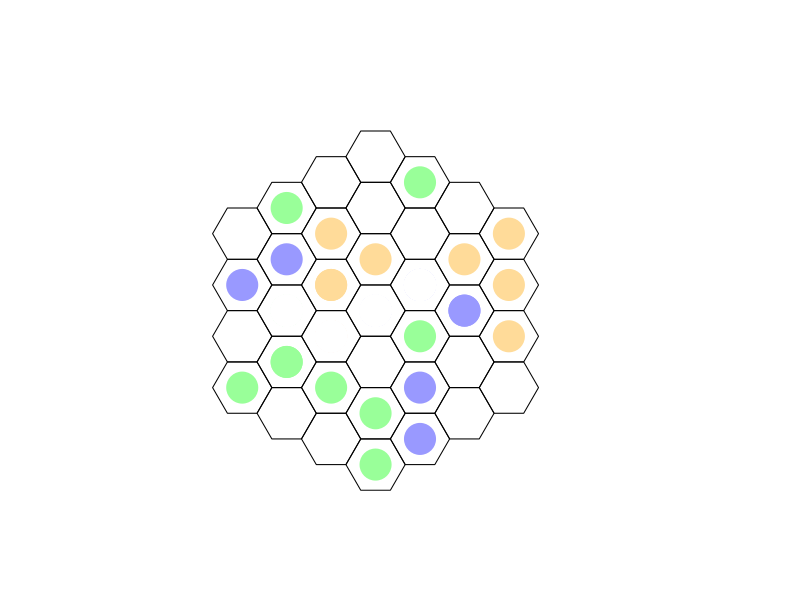

This figure's R source: (Note: this script raises an error after producing the figure.)
###################################
## TRI HEX GAME (tentative title)
####

# HEXFLEX
# TRIGON

## CONTENTS
'
 12 orange stones
 12 green stones
 12 blue stones
 37 space hex game board (tentative size)
 opaque drawstring bag
'

## OBJECTIVE
'
 Create groups of three stones of the same color in the orientation 
 unique to that color. Each group of three is worth one point.
'
# any group of 3+ continuous green stones
# any group of 4+ continuous orange stones
# any group of 5+ continuous blue stones

## GAMEPLAY
'
 All stones are placed in the drawstring bag.
 Each player takes turns randomly drawing a stone from the bag and placing it 
 on the hex board.
'

## BASIC MOTION
'
 orange stones push blue stones one space in a linear path.
 blue stones push green stones one space in a linear path.
 green stones push orange stones one space in a linear path.
'

## COMBOS
# If a orange stone pushes a blue stone into a space adjacent to a green stone,
#   the green stone is also pushed one space by the blue stone. If the pushed
#   green stone is adjacent to a orange stone, the orange stone is subsequently
#   pushed one space by the green stone. As so on and so forth. The reaction 
#   will continue until no other stones can be pushed.
#     X X X X X         X X G X X       X X X X X 
#     X B X G X         X B X X X       O X B X G 
#     X X X X X   -->   X X B X X   OR  X X X X X 
#     X X B X X         X X X X X       X X B X X 
#     X X X X X         X X O X X       X X X X X 

## RESTRICTIONS
'
 N/A for now
'

## EDGE EFFECTS
'
 N/A for now
'

## GAME PLAY METRICS
'
 05/30/22: initial observations
    - orange configuration is more likely to occur by random placement, no pushing or replacement
 06/03/2022: change game mechanics
    - no illegal positions
    - no pushing off board
    - no Newton cradle pushing effect
    - objective change to groups of 3+, 4+, and 5+ for green, orange, blue, respectively in any orientation
'
#############################################################################
## GAME BUILDING
##

require(pracma)
require(sp)
require(zoo)


## CREATE BOARD
#
#     O O O O
#    O O O O O
#   O O O O O O
#  O O O O O O O
#   O O O O O O
#    O O O O O
#     O O O O
#
'
 37 spaces, hexagons in the shape of a hexagon
 
'

createBoard <- function(size=13,x0=4,y0=11){
  
  Hexagon <- function(x, y, unitcell = 1){
    ratio <- sqrt(3)/2
    polygon(x = c(x, x+unitcell/2, x+unitcell+(unitcell/2), 
                  x+unitcell*2, x+unitcell+(unitcell/2), x+unitcell/2),
            y = c(y, y+ratio, y+ratio, y, y-ratio, y-ratio))
  }
  
  nrow <- ncol <- size
  ratio <- sqrt(3)/2
  
  # x0 <- 4
  # y0 <- 11
  
  xint <- ratio*sqrt(3)
  yint <- ratio
  
  x_offset <- 3
  x_multiplier <- c(0,1,2,3,2,3,2,3,2,3,2,1,0)
  y_multiplier <- seq(0,12)
  num_in_row <- c(1,2,3,4,3,4,3,4,3,4,3,2,1)
  x_center <- c()
  y_center <- c()
  
  # empty plot window
  plot(0, 0, type = "n", axes = FALSE, xlim=c(0, ncol),
       ylim=c(0, nrow), xlab="", ylab= "", asp=1)
  
  # plot hexes, compute centerpoints
  for(i in seq_along(num_in_row)){
    offset_multiplier <- seq(0,num_in_row[i]-1)
    for(j in seq(num_in_row[i])){
      update_x <- x0-xint*x_multiplier[i]+x_offset*offset_multiplier[j]
      update_y <- y0-yint*y_multiplier[i]
      Hexagon(update_x,update_y)
      
      x_center <- append(x_center, update_x+1, after=length(x_center))
      y_center <- append(y_center, update_y, after=length(y_center))
    }
  }
  
  # list relationships between hexes
  '
    Blue - linear-linear-linear
    Green - three nearest neighbors
    orange - linear-linear-offset
  '
  
  linear_rows <- list(c(7,4,2,1),
                      c(14,11,8,5,3),
                      c(21,18,15,12,9,6),
                      c(28,25,22,19,16,13,10),
                      c(32,29,26,23,20,17),
                      c(35,33,30,27,24),
                      c(37,36,34,31),
                      c(28,32,35,37),
                      c(21,25,29,33,36),
                      c(14,18,22,26,30,34),
                      c(7,11,15,19,23,27,31),
                      c(4,8,12,16,20,24),
                      c(2,5,9,13,17),
                      c(1,3,6,10),
                      c(7,14,21,28),
                      c(4,11,18,25,32),
                      c(2,8,15,22,29,35),
                      c(1,5,12,19,26,33,37),
                      c(3,9,16,23,30,36),
                      c(6,13,20,27,34),
                      c(10,17,24,31))
  
  neighbors <- list(c(3,5,2),
                    c(1,5,8,4),
                    c(6,9,5,1),
                    c(2,8,11,7),
                    c(1,3,9,12,8,2),
                    c(10,13,9,3),
                    c(4,11,14),
                    c(2,5,12,15,11,4),
                    c(3,6,13,16,12,5),
                    c(17,13,6),
                    c(4,8,15,18,14,7),
                    c(5,9,16,19,15,8),
                    c(6,10,17,20,16,9),
                    c(7,11,18,21),
                    c(8,12,19,22,18,11),
                    c(9,13,20,23,19,12),
                    c(24,20,13,10),
                    c(11,15,22,25,21,14),
                    c(12,16,23,26,22,15),
                    c(13,17,24,27,23,16),
                    c(14,18,25,28),
                    c(15,19,26,29,25,18),
                    c(16,20,27,30,26,19),
                    c(31,27,20,17),
                    c(18,22,29,32,28,21),
                    c(19,23,30,33,29,22),
                    c(20,24,31,34,30,23),
                    c(21,25,32),
                    c(22,26,33,35,32,25),
                    c(23,27,34,36,33,26),
                    c(34,27,24),
                    c(28,25,29,35),
                    c(26,30,36,37,35,29),
                    c(36,30,27,31),
                    c(32,29,33,37),
                    c(37,33,30,34),
                    c(35,33,36))
  
  return(list("ID"=seq(1,length(x_center)),
              "X"=x_center,
              "Y"=y_center,
              "VAL"=rep(0,length(x_center)),
              "turn"=0,
              "linear_rows"=linear_rows,
              "neighbors"=neighbors))
}

refreshBoard <- function(size=13,x0=4,y0=11){
  Hexagon <- function(x, y, unitcell = 1){
    ratio <- sqrt(3)/2
    polygon(x = c(x, x+unitcell/2, x+unitcell+(unitcell/2), 
                  x+unitcell*2, x+unitcell+(unitcell/2), x+unitcell/2),
            y = c(y, y+ratio, y+ratio, y, y-ratio, y-ratio))
  }
  
  nrow <- ncol <- size
  ratio <- sqrt(3)/2
  
  # x0 <- 4
  # y0 <- 11
  
  xint <- ratio*sqrt(3)
  yint <- ratio
  
  x_offset <- 3
  x_multiplier <- c(0,1,2,3,2,3,2,3,2,3,2,1,0)
  y_multiplier <- seq(0,12)
  num_in_row <- c(1,2,3,4,3,4,3,4,3,4,3,2,1)
  x_center <- c()
  y_center <- c()
  
  # empty plot window
  plot(0, 0, type = "n", axes = FALSE, xlim=c(0, ncol),
       ylim=c(0, nrow), xlab="", ylab= "", asp=1)
  
  for(i in seq_along(num_in_row)){
    offset_multiplier <- seq(0,num_in_row[i]-1)
    for(j in seq(num_in_row[i])){
      update_x <- x0-xint*x_multiplier[i]+x_offset*offset_multiplier[j]
      update_y <- y0-yint*y_multiplier[i]
      Hexagon(update_x,update_y)
    }
  }
  
}

updateBoard <- function(centers,selection,placeRandom){
  # reset hexes according to 0 value
  x_reset <- centers$X[which(centers$VAL==0)]
  y_reset <- centers$Y[which(centers$VAL==0)]
  points(x_reset,y_reset,col="white",pch=19,cex=4,lwd=2)
  
  # color hexes according to placed stones
  # account for multiple placements (if multiple pushes)
  for(n in seq_along(placeRandom)){
    x_cell <- centers$X[which(centers$ID==placeRandom[n])]
    y_cell <- centers$Y[which(centers$ID==placeRandom[n])]
    points(x_cell,y_cell,col=pastellize(selection$stone[n],p=0.4),pch=19,cex=4,lwd=2)  
  }
  
}

pastellize <- function(x, p){
  
  # x is a colour
  # p is a number in [0,1]
  # p = 1 will give no pastellization
  
  # convert hex or letter names to rgb
  if (is.character(x)) x <- col2rgb(x)/255
  
  # convert vector to rgb
  if (is.numeric(x)) x <- matrix(x, nr=3)
  
  col <- rgb2hsv(x, maxColorValue=1)
  col[2,1] <- col[2,1]*p
  col <- hsv2rgb(col)
  
  # return in convenient format for plots
  rgb(col[1], col[2], col[3])
}

hsv2rgb <- function(x){  
  # convert an hsv colour to rgb  
  # input:  a 3 x 1 matrix (same as output of rgb2hsv() function)  
  # output: vector of length 3 with values in [0,1]    
  
  # recover h, s, v values  
  h <- x[1,1]  
  s <- x[2,1]  
  v <- x[3,1]    
  
  # follow the algorithm from Wikipedia  
  C <- s*v   
  
  # in R, h takes values in [0,1] rather than [0, 360], so dividing by  
  # 60 degrees is the same as multiplying by six  
  hdash <- h*6  
  X <- C * (1 - abs(hdash %% 2 -1))
  
  if (0 <= hdash & hdash <=1) RGB1 <- c(C, X, 0)  
  if (1 <= hdash & hdash <=2) RGB1 <- c(X, C, 0)  
  if (2 <= hdash & hdash <=3) RGB1 <- c(0, C, X)  
  if (3 <= hdash & hdash <=4) RGB1 <- c(0, X, C)  
  if (4 <= hdash & hdash <=5) RGB1 <- c(X, 0, C)  
  if (5 <= hdash & hdash <=6) RGB1 <- c(C, 0, X)    
  
  # the output is a vector of length 3. This is the most convenient  
  # format for using as the col argument in an R plotting function  
  RGB1 + (v-C)
}

## DRAW STONES
initializeBag <- function(num_stones=12){
  bag_init = c(rep("orange",num_stones),rep("blue",num_stones),rep("green",num_stones))
  return(list("available"=bag_init,"memory"=c()))
}

drawFromBag <- function(bag){
  updated_bag <- bag
  
  if(isempty(bag$available)){ stop("Bag is empty") }
  drawn_stone <- sample(bag$available,1)
  updated_bag$memory <- c(bag$memory,drawn_stone)
  updated_bag$stone <- drawn_stone
  
  to_remove <- which(bag$available==drawn_stone)[1]
  updated_bag$available <- bag$available[-to_remove]
  
  return(updated_bag)
}

addToBag <- function(placeStone,bag){
  updated_bag <- bag
  
}


## PLACE STONES
# random for now

availablePositions <- function(centers){
  open <- centers$ID[which(centers$VAL==0)]
  return(open)
}

legalPositions <- function(centers){
  '
  Identify illegal orientations
  Outputs: yes legal, no not legal & locations
  '
  
  # check blue - linear - VAL=2
  check_blue <- c()
  for(i in seq_along(centers$linear_rows)){
    hex_in_row <- centers_new$ID[centers_new$linear_rows[[i]]]
    tmp <- centers$VAL[centers$linear_rows[[i]]]
    triplets <- c()
    if(any(tmp==2)){
      id <- as.integer(tmp==2)
      trip <- rollsum(id,3)
      if(any(trip==3)){
        id_trip <- which(trip==3)
        for(j in seq_along(id_trip)){
          triplets <- append(triplets,list(hex_in_row[seq(id_trip[j],id_trip[j]+2)]),after=length(triplets))
        }
      }
    }
    
    if(!is.null(triplets)){
      check_blue <- append(check_blue,triplets,after=length(check_blue))
    }
  }
  
  # check green - neighbors - VAL=3
  check_green <- c()
  green_on_board <- centers$ID[which(centers$VAL==3)]
  if(any(green_on_board>0)){
    for(i in seq_along(green_on_board)){
      group_green <- c()
      hex_in_group <- centers$neighbors[[green_on_board[i]]]
      id_gr <- as.integer(centers$VAL[hex_in_group]==3)
      if(any(id_gr==1)){
        duo <- rollsum(id_gr,2)
        if(any(duo==2)){
          id_duo <- which(duo==2)
          for(j in seq_along(id_duo)){
            group_green <- append(group_green,list(c(green_on_board[i],hex_in_group[seq(id_duo[j],id_duo[j]+1)])),after=length(group_green))
          }
        }
      }
      
      if(!is.null(group_green)){
        check_green <- append(check_green,group_green,after=length(check_green))
      }
    }
    'remove duplicates'
    len <- length(check_green)
    rm_id <- c()
    for(i in seq(len-1)){
      a <- check_green[[i]]
      for(j in seq(i+1,len)){
        b <- check_green[[j]]
        tmp <- intersect(a,b)
        if(length(tmp)==3){
          rm_id <- append(rm_id,j,after=length(rm_id))
        }
      }
    }
    if(!is.null(rm_id)){
      check_green <- check_green[- unique(rm_id)]
    }
  }
  
  # check orange - linear+offset - VAL=1
  check_orange <- c()
  for(i in seq_along(centers$neighbors)){
    group_orange <- c()
    hex_neighbors <- centers$neighbors[[i]]
    if(length(hex_neighbors)==6){ 'for fully surrounded hexes'
      tmp_hex <- c(hex_neighbors[5:6],hex_neighbors)
      id_yel <- as.integer(centers$VAL[tmp_hex]==1)
      if(any(id_yel==1)){
        yel <- rollsum(id_yel,3)
        if(any(yel==3)){
          yel_id <- which(yel==3)
          for(j in seq_along(yel_id)){
            group_orange <- append(group_orange,list(tmp_hex[seq(yel_id[j],yel_id[j]+2)]),after=length(group_orange))
          }
        }
      }
    } else { 'for all other hexes'
      id_yel <- as.integer(centers$VAL[hex_neighbors]==1)
      if(any(id_yel==1)){
        yel <- rollsum(id_yel,3)
        if(any(yel==3)){
          yel_id <- which(yel==3)
          for(j in seq_along(yel_id)){
            group_orange <- append(group_orange,list(hex_neighbors[seq(yel_id[j],yel_id[j]+2)]),after=length(group_orange))
          }
        }
      }
    }
    
    
    if(!is.null(group_orange)){
      check_orange <- append(check_orange,group_orange,after=length(check_orange))
    }
  }
  
  'determine yes/no'
  if(is.null(check_blue) & is.null(check_green) & is.null(check_orange)){
    outcome <- "LEGAL"
  } else {
    outcome <- "ILLEGAL"
  }
  
  'return values'
  return(list("outcome" = outcome,
              "blue"=check_blue,
              "green"=check_green,
              "orange"=check_orange))
}

selectPosition <- function(available_positions){
  '
   Random for now.
   Consider situation where player must select between two potential wins.
  '
  placeRandom <- sample(available_positions,1)
  return(placeRandom)
}

updatePositions <- function(centers,selection,placement){
  update_centers <- centers
  #update_centers$turn <- centers$turn + 1
  
  switch(selection$stone,
         orange = update_centers$VAL[placement] <- 1,
         blue = update_centers$VAL[placement] <- 2,
         green = update_centers$VAL[placement] <- 3)
  
  return(update_centers)
}

pushStones <- function(centers=centers_new_tmp,selection=bag_update_tmp,placement=placeStone,push=NULL){
  '
  inputs: centers_new_tmp, bag_update_tmp,placeStone
  logic:
    - check neighbors of placed stone
    - evaluate push rule until reaction complete
    - update centers
  '
  # push <- NULL
  updateBoard(centers,selection,placement)
  neighbors <- centers$neighbors[[placement]]
  
  input <- switch(selection$stone,
                  "green" = 1,
                  "orange" = 2,
                  "blue" = 3)
  
  # evaluate push mechanic
  if(any(centers$VAL[neighbors]==input)){
    nearest_id <- which(centers$VAL[neighbors]==input) # which neighbor is reactive
    for(i in seq_along(nearest_id)){
      next_nearest <- centers$neighbors[[neighbors[nearest_id[i]]]] # check its neighbors
      row_group <- c()
      for(j in seq_along(centers$linear_rows)){ # identify which linear row placement and reactive stones belong to
        tmp <- sum(as.integer(c(placement,neighbors[nearest_id[i]]) %in% centers$linear_rows[[j]]))
        if(tmp == 2){ row_group <- centers$linear_rows[[j]] }
      }
      a <- which(row_group==placement)
      b <- which(row_group==neighbors[nearest_id[i]])
      next_nearest_space <- row_group[b+(b-a)] # identify next nearest available space in row
      if(!is.na(next_nearest_space) && centers$VAL[next_nearest_space]==0){ # if empty, record push reaction
        push <- append(push, list(c(neighbors[nearest_id[i]],next_nearest_space)),after=length(push))
      }
    }
  }
  
  # update board following initial push(es)
  if(is.null(push)){ 
    selection$stone <- selection$memory[length(selection$memory)]
    return(list(centers,selection,placement)) } # if no push reaction, return original board
  else{
    update_centers <- centers
    update_selection <- selection
    push_space <- c()
    for(i in seq_along(push)){
      push_space <- c(push_space, push[[i]][2])
      pushed_stone_id <- update_centers$VAL[push[[i]][1]]
      pushed_stone <- switch(as.character(pushed_stone_id),
                             "1" = "orange",
                             "2" = "blue",
                             "3" = "green")
      update_selection$stone <- pushed_stone
      
      update_centers$VAL[push[[i]][1]] <- 0 # resets reactive stone placement
      update_centers$VAL[push[[i]][2]] <- pushed_stone_id # assigns reactive stone new placement
    }
    
    # option 2: update board and run recursion after evaluating all initial pushes
    updateBoard(centers=update_centers,selection=update_selection,placeRandom=push[[i]][2])
    pushStones(centers=update_centers,selection=update_selection,placement=push[[i]][2])
  }
}

#############################################
## GAMEPLAY

centers <- createBoard()
bag <- initializeBag()
turn <- 0
#illegal_count <- 0
for(game in seq(36)){
  if(turn==0){
    selection <- drawFromBag(bag)
    open_positions <- availablePositions(centers)
    placeStone <- selectPosition(open_positions)
    updateBoard(centers,selection,placeStone)
    centers_new <- updatePositions(centers,selection,placeStone)
    bag_update <- selection
    print(paste(selection$stone,"stone placed at:",placeStone))
    turn <- turn + 1
  } else {
    bag_update_tmp <- drawFromBag(bag_update)
    open_positions <- availablePositions(centers_new)
    
    placeStone <- selectPosition(open_positions)
    centers_new_tmp <- updatePositions(centers_new,bag_update_tmp,placeStone)
    
    # push stones - recursive function
    print(paste(bag_update_tmp$stone,"stone placed at:",placeStone))
    reaction <- pushStones()
    centers_new <- reaction[[1]]
    bag_update <- reaction[[2]]
    
    # centers_new <- centers_new_tmp
    # bag_update <- bag_update_tmp
    # updateBoard(centers_new,bag_update,placeStone)
    turn <- turn + 1
    
    #illegal_positions <- legalPositions(centers_new_tmp)
    #status <- illegal_positions$outcome
    # if(status == "LEGAL"){
    # --> push stones, update positions, eval win, remove stones, update bag, update board
    # } else {
    # illegal_count <- illegal_count + 1
    # }
  }
}

#print(illegal_count)
# print(bag_update)
# print(centers_new)


#############################################
## OLD CODE

# VERTICES
# x <- seq(0,ncol,3)
# y <- seq(0,nrow,sqrt(3))
# x0 <- x+1.5
# y0 <- y+sqrt(3)/2
# 
# XY <- meshgrid(x,y)
# XY0 <- meshgrid(x0,y0)
# 
# x1 <- x0 - 1
# XY1 <- meshgrid(x1,y0)
# 
# x2 <- x - 1
# XY2 <- meshgrid(x2,y)
# 
# plot(XY$X,XY$Y,xlim=c(-1,ncol+3),ylim=c(-1,nrow+3))
# points(XY0$X,XY0$Y,col='red')
# points(XY1$X,XY1$Y,col='cyan')
# points(XY2$X,XY2$Y,col='green')
